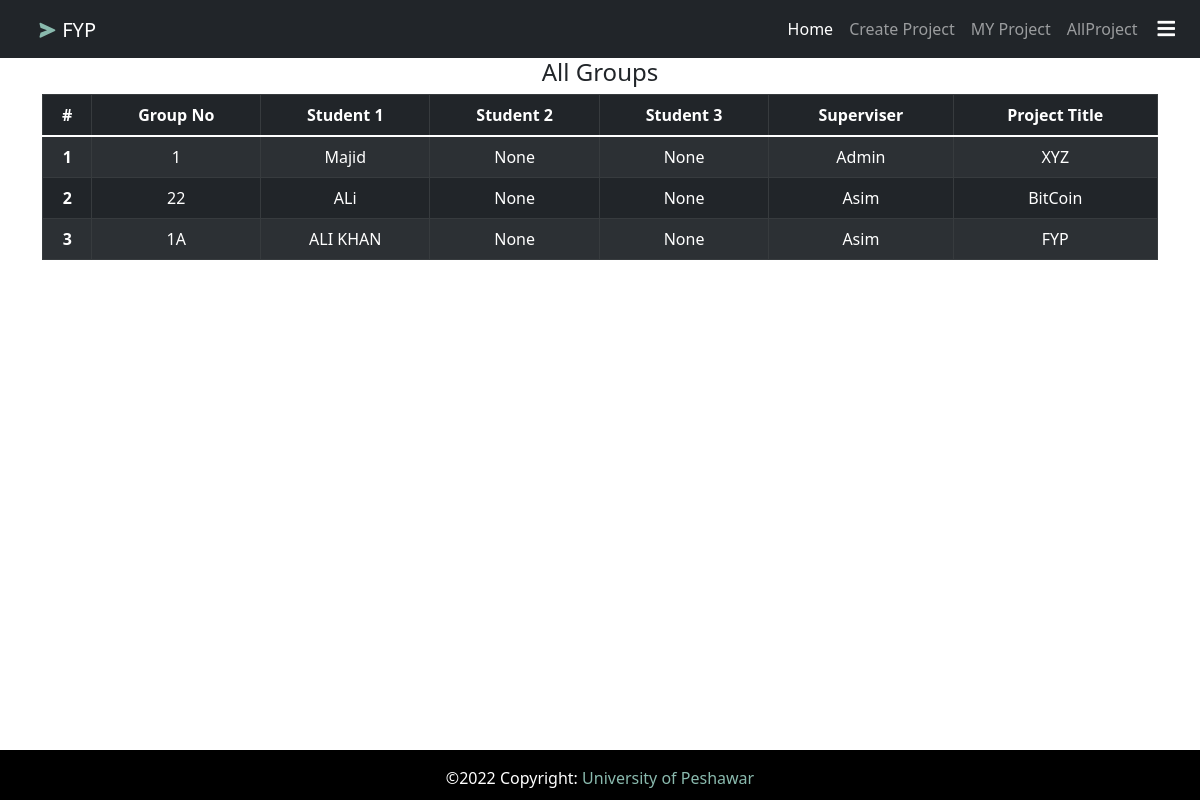
Page /projects/allproject/ (signed in) on the committed database.
### project/models.py (models this page shows, shortened)
class Project(models.Model):
    group_no=models.CharField(max_length=50)
    batch_no=models.ForeignKey(Batch,null=True,on_delete=models.CASCADE)
    student_1=models.ForeignKey(Student,on_delete=models.CASCADE,related_name="student1")
    student_2=models.ForeignKey(Student,on_delete=models.CASCADE,related_name='student2',null=True,blank=True)
    student_3=models.ForeignKey(Student,on_delete=models.CASCADE,related_name='student3',null=True,blank=True)
    superviser=models.ForeignKey(User,on_delete=models.CASCADE)
    project_title=models.CharField(max_length=50)
    completed=models.BooleanField(default=False)
    created_at = models.DateField(null=True, blank=True)

### student/models.py (models this page shows)
class Student(models.Model):
    SECTION_CHIOICES=(
    ('Morning','Morning'),
    ('Evening','Evening'),
    ('A','A'),
    ('B','B'),
    ('C','C'),
    ('D','D')
)
    GENDER=(
    ('Male','Male'),
    ('Female','Female'),
    ('TransGender','TransGender'),
)
    PROJECT_STATUS=(
        ('Started' , 'Started'),
        ('Not Started','Not Started'),
    )
    name=models.CharField(max_length=50)
    batch_no=models.ForeignKey(Batch,null=True,on_delete=models.CASCADE)
    section=models.CharField(max_length=50,choices=SECTION_CHIOICES)
    roll_number=models.IntegerField()
    projet_status=models.CharField(max_length=20,choices=PROJECT_STATUS,default='Started')
    gender=models.CharField(max_length=50,choices=GENDER,default='Male')
    dues=models.BooleanField(default=False)
    remarks=models.CharField(max_length=100,blank=True)
    created_at=models.DateTimeField(auto_now_add=True)
    def __str__(self) -> str:
        return self.name

### project/views.py (the view)
# urls.py: path('allproject/',views.all_project,name='allproject'),
@login_required
def all_project(request):
    groups=Project.objects.filter(completed=False)
    paginator=Paginator(groups,8)
    page=request.GET.get('page')
    groups=paginator.get_page(page)
    context={
        'groups' : groups
    }
    return render(request,'project/all_projects.html',context)

### student/templates/project/all_projects.html (shortened to what this page needs)
{% extends 'base.html' %}
{% load crispy_forms_tags %}
{% block content %}
<section class="text-center">
    <div class="container">
        <h4>All Groups</h4>
        <table class="table table-striped table-bordered table-hover table-dark">
            <thead>
                <tr>
                    <th scope="col">#</th>
                    <th scope="col">Group No</th>
                    <th scope="col">Student 1</th>
                    <th scope="col">Student 2</th>
                    <th scope="col">Student 3</th>
                    <th scope="col">Superviser</th>
                    <th scope="col">Project Title</th>
                </tr>
            </thead>
            <tbody>
                {% for group in groups %}
                <tr>
                    <th scope="row">{{forloop.counter}}</th>
                    <td>{{group.group_no}}</td>
                    <td>{{group.student_1}}</td>
                    <td>{{group.student_2}}</td>
                    <td>{{group.student_3}}</td>
                    <td>{{group.superviser}}</td>
                    <td>{{group.project_title}}</td>
                </tr>
                {% endfor %}
            </tbody>
        </table>
    </div>
</section>
{% endblock  %}

### student/static/css/style.css (style rules this page uses)
html, body { height: 100%; margin: 0; max-width: 100%; overflow: hidden; }

### rows in the picture
Project: group_no "1", student_1 "Majid", student_2 "None", student_3 "None", superviser "Admin", project_title "XYZ"
Project: group_no "22", student_1 "ALi", student_2 "None", student_3 "None", superviser "Asim", project_title "BitCoin"
Project: group_no "1A", student_1 "ALI KHAN", student_2 "None", student_3 "None", superviser "Asim", project_title "FYP"
